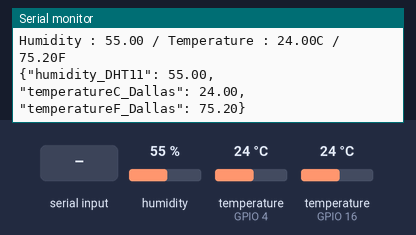
A sketch run on a simulated ESP32. On the bench: the last lines printed to the serial monitor. The inputs (shaded band) are chosen by the test bench; at power-on: humidity 55 %, temperature (sensors on GPIO 4, GPIO 16) 24 °C. Nothing arrives over Bluetooth unless stated.

Above: at 1.5 s.
1.6 s: "1" received over the second serial link
At 7.8 s:
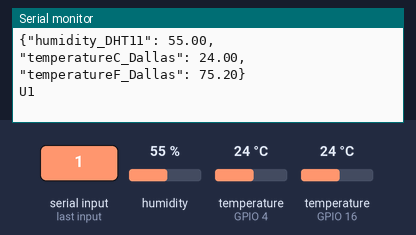
8.1 s: humidity set to 22 %
11.5 s: temperature (sensor on GPIO 4) set to 12 °C
At 13.6 s:
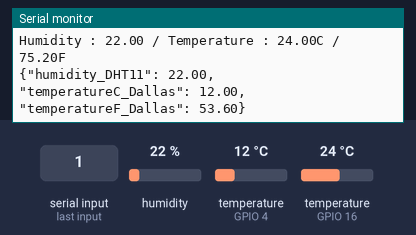
14.9 s: temperature (sensor on GPIO 16) set to 12 °C
18.3 s: "0" received over the second serial link
At 19.5 s:
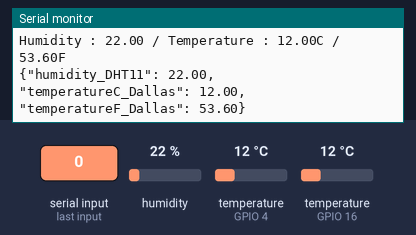
21.7 s: "1" received over Serial
At 24.5 s:
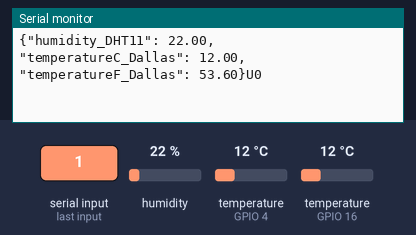

Measured:
- after the input at 1.6 s, the serial monitor: prints a new line after 5.0 s (image 1)
- after the input at 11.5 s, the serial monitor: prints a new line after 0.94 s (image 2)
- after the input at 21.7 s, the serial monitor: prints a new line after 2.4 s (image 4)

The sketch:

ESP32_Sender_Sensors_Controller.ino
```cpp
#include <OneWire.h>
#include <DallasTemperature.h>
#include "BluetoothSerial.h"
#include "esp_bt_device.h"
#include "DHT.h"

#define DHTPIN 16
#define DHTTYPE DHT11

DHT dht(DHTPIN, DHTTYPE);

#if !defined(CONFIG_BT_ENABLED) || !defined(CONFIG_BLUEDROID_ENABLED)
#error Bluetooth is not enabled! Please run `make menuconfig` to and enable it
#endif


// GPIO where the DS18B20 is connected to
const int oneWireBus = 4;

// Setup a oneWire instance to communicate with any OneWire devices
OneWire oneWire(oneWireBus);

// Pass our oneWire reference to Dallas Temperature sensor
DallasTemperature sensors(&oneWire);

BluetoothSerial SerialBT;

void printDeviceAddress() {

  const uint8_t* point = esp_bt_dev_get_address();

  for (int i = 0; i < 6; i++) {

    char str[3];

    sprintf(str, "%02X", (int)point[i]);
    Serial.print(str);

    if (i < 5){
      Serial.print(":");
    }

  }
}


void setup() {
  // Start the Serial Monitor
  Serial.begin(115200);
  // Start the DS18B20 sensor
  sensors.begin();

  Serial.println("\n---Start---");
  SerialBT.begin("ESP32Sensool"); //Bluetooth device name
  Serial.println("The device started, now you can pair it with bluetooth!");
  Serial.println("Device Name: ESP32Sensool");
  Serial.print("BT MAC: ");
  printDeviceAddress();
  Serial.println();

  dht.begin();
}

void loop() {
  sensors.requestTemperatures();
  float temperatureC = sensors.getTempCByIndex(0);
  float temperatureF = sensors.getTempFByIndex(0);
  float h = dht.readHumidity();
  float t = dht.readTemperature();
  float f = dht.readTemperature(true);
  String humidity = "Humidity : " + String(h)+ " / Temperature : " + String(t) + "C / " + String(f) + "F";
  String temperature = String(temperatureC) + "C / " + String(temperatureF) + "F";
  Serial.println(temperature);
  Serial.println(humidity);
  String DataToSend = "{\"humidity_DHT11\": " + String(h) + ", \"temperatureC_Dallas\": " + String(temperatureC) + ", \"temperatureF_Dallas\": " + String(temperatureF) + "}";
  Serial.println(DataToSend);

  if (Serial.available()) {
    SerialBT.write(Serial.print(DataToSend));
    //SerialBT.write(Serial.print(temperature));
    //SerialBT.write(Serial.print(humidity));
  }
  if (SerialBT.available()) {
    Serial.write(SerialBT.print(DataToSend));
    Serial.write(SerialBT.read());
    //Serial.write(SerialBT.print(temperature));
    //Serial.write(SerialBT.print(humidity));
  }

  delay(5000);
}
```
